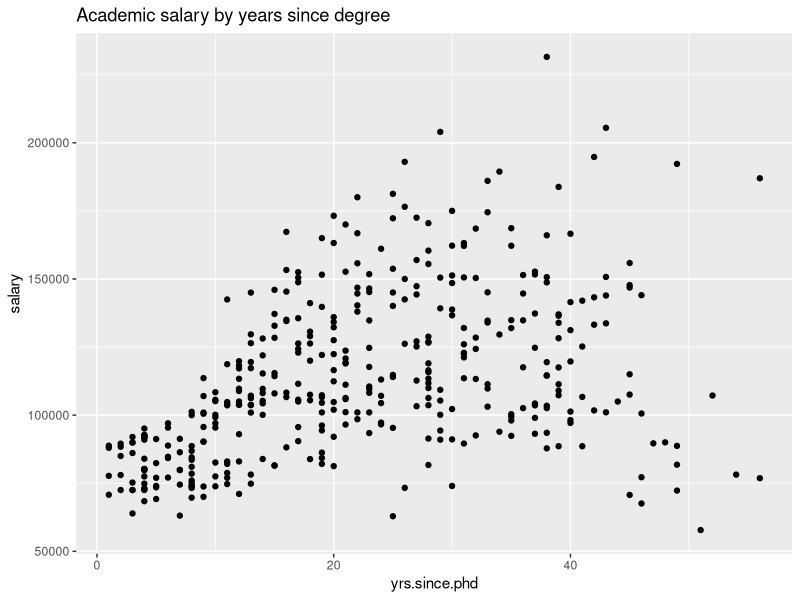
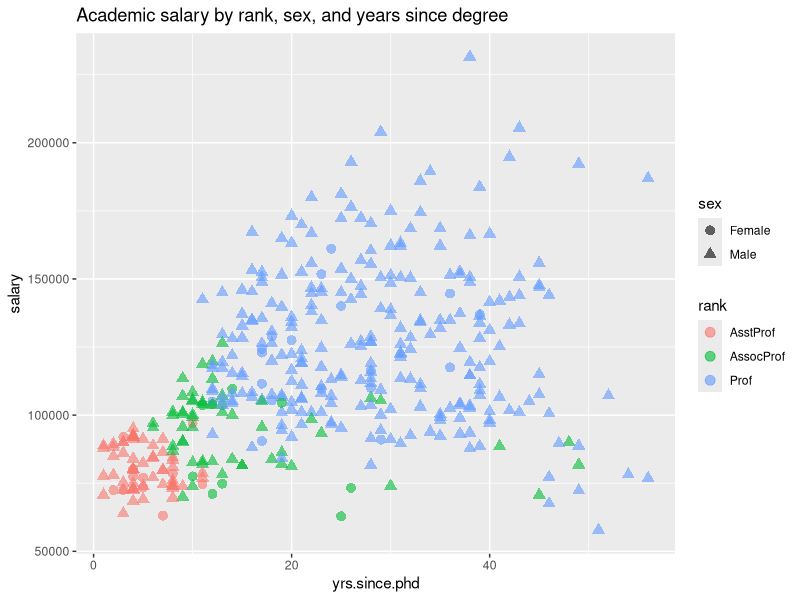
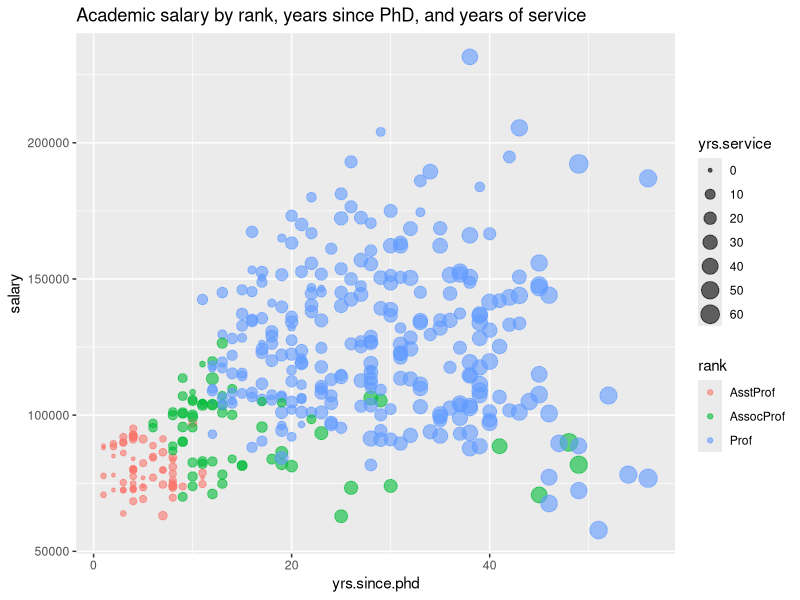
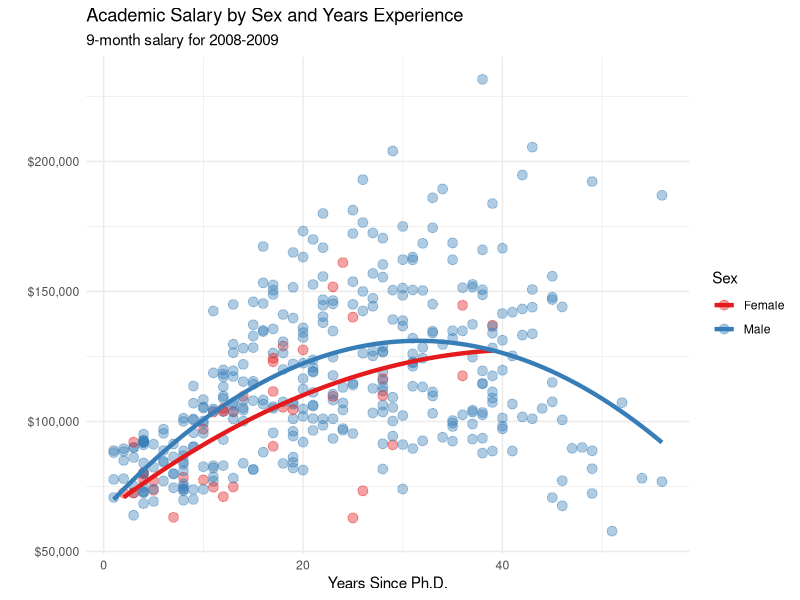
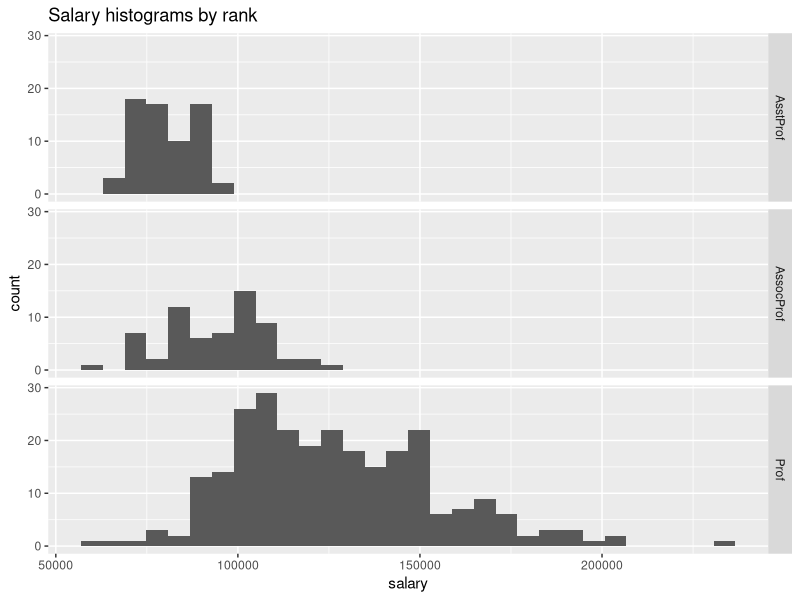
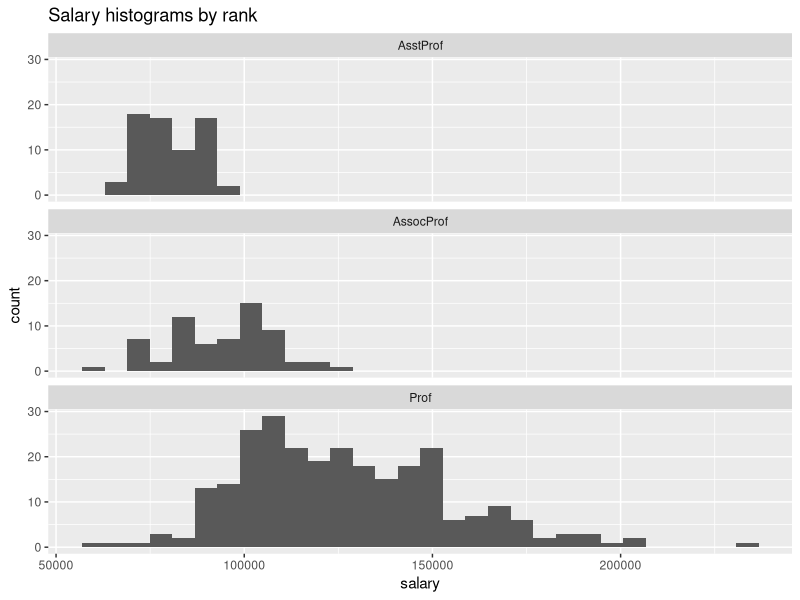

Write the R code that produced these figures, in order. (Note: this script raises an error after producing the figures.)
## ---- chunk 1
knitr::opts_chunk$set(echo = TRUE)
## ---- chunk 2
library(ggplot2)
data(Salaries, package="carData")

# plot experience vs. salary
ggplot(Salaries, 
       aes(x = yrs.since.phd, y = salary)) +
  geom_point() + 
  labs(title = "Academic salary by years since degree")
## ---- chunk 3
# plot experience vs. salary 
# (color represents rank, shape represents sex)
ggplot(Salaries, aes(x = yrs.since.phd, 
                     y = salary, 
                     color = rank, 
                     shape = sex)) +
  geom_point(size = 3, alpha = .6) +
  labs(title = "Academic salary by rank, sex, and years since degree")
## ---- chunk 4
library(ggplot2)
data(Salaries, package="carData")

# plot experience vs. salary 
# (color represents rank and size represents service)
# write your answer here
ggplot(Salaries, 
       aes(x = yrs.since.phd, 
           y = salary,
           color = rank,
           size = yrs.service)) +
  geom_point(alpha = 0.6) +
  labs(title = "Academic salary by rank, years since PhD, and years of service")
## ---- chunk 5
# plot experience vs. salary with 
# fit lines (color represents sex)
ggplot(Salaries, 
       aes(x = yrs.since.phd, 
           y = salary, 
           color = sex)) +
  geom_point(alpha = .4, 
             size=3) +
  geom_smooth(se=FALSE, 
              method="lm", 
              formula=y~poly(x,2), 
              linewidth = 1.5) +
  labs(x = "Years Since Ph.D.",
       title = "Academic Salary by Sex and Years Experience",
       subtitle = "9-month salary for 2008-2009",
       y = "",
       color = "Sex") +
  scale_y_continuous(label = scales::dollar) +
  scale_color_brewer(palette="Set1") +
  theme_minimal()
## ---- chunk 6
# plot salary histograms by rank
ggplot(Salaries, aes(x = salary)) +
  geom_histogram() +
  facet_grid(rank~.) +
  labs(title = "Salary histograms by rank")
## ---- chunk 7
# plot salary histograms by rank
ggplot(Salaries, aes(x = salary)) +
  geom_histogram() +
  facet_wrap(~rank, ncol = 1) +
  labs(title = "Salary histograms by rank")
## ---- chunk 8
knitr::include_graphics("position-facets.png")
## ---- chunk 9
# plot salary histograms by rank and sex
# write your answer here
ggplot(Salaries, aes(x = salary)) +
  geom_histogram() +
  facet_wrap(~ sex + rank) +
  labs(title = "Salary histograms by sex and rank")

## ---- chunk 10
# plot salary by years of experience by sex and discipline
ggplot(Salaries, 
       aes(x=yrs.since.phd, y = salary, color=sex)) +
  geom_point() +
  geom_smooth(method="lm", 
              se=FALSE) +
  facet_wrap(~discipline, 
             ncol = 1) 
## ---- chunk 11
# plot salary by years of experience by sex and discipline
ggplot(Salaries, aes(x=yrs.since.phd, 
                     y = salary, 
                     color=sex)) +
  geom_point(size = 2, 
             alpha=.5) +
  geom_smooth(method="lm", 
              se=FALSE,
              linewidth = 1.5) +
  facet_wrap(~factor(discipline, 
                     labels = c("Theoretical", "Applied")), 
             ncol = 1) +
  scale_y_continuous(labels = scales::dollar) + 
  theme_minimal() +
  scale_color_brewer(palette="Set1") +
  labs(title = paste0("Relationship of salary and years ",
                      "since degree by sex and discipline"),
       subtitle = "9-month salary for 2008-2009",
       color = "Gender",
       x = "Years since Ph.D.",
       y = "Academic Salary")
## ---- chunk 12
# plot life expectancy by year separately 
# for each country in the Americas
data(gapminder, package = "gapminder")

# Select the Americas data
plotdata <- dplyr::filter(gapminder, 
                          continent == "Americas")

# plot life expectancy by year, for each country
ggplot(plotdata, aes(x=year, y = lifeExp)) +
  geom_line(color="grey") +
  geom_point(color="blue") +
  facet_wrap(~country) + 
  theme_minimal(base_size = 9) +
  theme(axis.text.x = element_text(angle = 45, 
                                   hjust = 1)) +
  labs(title = "Changes in Life Expectancy",
       x = "Year",
       y = "Life Expectancy") 
## ---- chunk 13
# Data: numeric variables of the native mtcars dataset
data <- mtcars[ ,c(1,3:6)]
 
# Plot
plot(data, pch=20, cex=1, col="#69b3a2")
## ---- chunk 14
# install.packages("GGally")
library(GGally)


data <- data.frame( var1 = 1:100 + rnorm(100,sd=20), 
                    var2 = 1:100 + rnorm(100,sd=27), 
                    var3 = rep(1, 100) + rnorm(100, sd = 1)) 
data$var4 = data$var1 ** 2 
data$var5 = -(data$var1 ** 2) 

p <- ggpairs(data, title="correlogram with ggpairs()") 
p
## ---- chunk 15
library(GGally)

data <- data.frame( var1 = 1:100 + rnorm(100,sd=20), 
                    var2 = 1:100 + rnorm(100,sd=27), 
                    var3 = rep(1, 100) + rnorm(100, sd = 1)) 
data$var4 = data$var1 ** 2 
data$var5 = -(data$var1 ** 2) 

ggcorr(data) 
## ---- chunk 16
library(GGally)
library(ggplot2)

ggpairs(iris) 
## ---- chunk 17
# write your code here to draw plot(1,1) of ggpairs;
ggplot(iris, aes(x = Sepal.Length)) +
  geom_density() +
  labs(x = "Sepal.Length", y = "Density")
# writr your code here to draw plot(2,1) of ggpairs;
# plot(2, 1) – Sepal.Width vs Sepal.Length
ggplot(iris, aes(x = Sepal.Length, y = Sepal.Width)) +
  geom_point() +
  labs(x = "Sepal.Length", y = "Sepal.Width")
## ---- chunk 18

ggpairs(iris, mapping = aes(col=Species)) 

ggpairs(iris, mapping = aes(col=Species),columns = 1:4) 

ggpairs(iris, mapping = aes(col=Species),columns = 1:4,upper = list(continuous = "points")) 

ggpairs(iris, mapping = aes(col=Species),columns = 1:4,upper = list(continuous = "points"),legend = 1) 

ggpairs(iris, mapping = aes(col=Species),columns = 1:4,upper = list(continuous = "points"),legend = 2, progress = F) 

## ---- chunk 19
# loading package
library(GGally)

# Data set is provided by R natively
data <- iris

# Plot
ggparcoord(data, columns = 1:4, groupColumn = 5)

# Why groupColumn = 5?
# because the 5th column (Species) is the categorical variable used to color the lines by species group.
## ---- chunk 20
# Loading packages
# install.packages("viridis")
library(GGally)
library(viridis)

# Data set is provided by R natively
data <- iris

# Plot
ggparcoord(data,
           columns = 1:4, 
           groupColumn = 5, 
           order = "anyClass",
           showPoints = TRUE, 
           title = "Parallel Coordinate Plot for the Iris Data",
           alphaLines = 0.3) + 
  scale_color_viridis(discrete=TRUE) +
  theme_minimal()
## ---- chunk 21
# Libraries
library(GGally)
library(dplyr)

# Data set is provided by R natively
data <- iris

data <- data %>% arrange(desc(Species))

# Plot
ggparcoord(data,
           columns = 1:4, 
           groupColumn = 5, 
           order = "anyClass",
           showPoints = TRUE, 
           title = "",
           alphaLines = 1) + 
  theme(legend.position="top",
        plot.title = element_text(size=10)) +
  xlab("") 

# modify above code to highlight the line of setosa in green
# Plot with setosa highlighted
ggparcoord(data,
           columns = 1:4, 
           groupColumn = 5, 
           order = "anyClass",
           showPoints = TRUE, 
           title = "Highlighting Setosa",
           alphaLines = 1) + 
  scale_color_manual(values = c(
    "setosa"     = "#69b3a2",  # highlighted group
    "versicolor" = "#E8E8E8",
    "virginica"  = "#E8E8E8"
  )) +
  theme(legend.position = "top",
        plot.title = element_text(size = 10)) +
  xlab("")

## ---- chunk 22
library(scales)
mycolor1 <- brewer_pal(type = "seq", palette = "Set2")(nlevels(iris$Species))
mycolor2 <- viridis_pal()(9)
show_col(mycolor1)


show_col(viridis_pal()(9))

show_col(hue_pal()(16))


library(RColorBrewer)
display.brewer.all()
